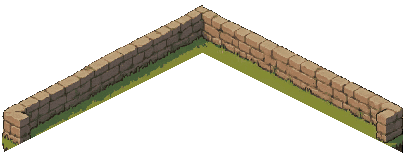
#> input picture assets/images/garden/walls/wall-back-strip.png, 404 x 154 px
$ python pixelize.py ../assets/images/garden/walls/wall-back-strip.png out.png
#> lines starting #> are read from the running program, lines starting #| are printed output that depends on the picture; after the words box and inside, x2 and y2 are one past the last pixel; in counts of white or black regions, pixels touching at a corner belong together
#!/usr/bin/env python3
"""
pixelize.py — convert AI-generated "fake pixel art" mockups into true,
editable pixel art ready for Aseprite.

AI mockups render chunky pixel-art-style blocks, but the blocks drift off
any uniform grid, edges are anti-aliased, and each block contains color
noise. A plain nearest-neighbor resize samples one arbitrary point per
cell, keeping thousands of near-duplicate colors and a soft alpha fringe.

This script instead:
  1. Trims the source to its opaque bounding box so the sprite fills the
     output canvas with no transparent margins (disable with --no-trim).
  2. Splits the trimmed source into cells and takes the MEDIAN color of
     each cell (robust to block drift and edge bleed). The longer side
     gets --size cells; the shorter side is proportional, so the output
     is generally non-square.
  3. Thresholds alpha to fully opaque / fully transparent.
  4. Quantizes opaque pixels to a small adaptive palette.

Output is a clean PNG with a tiny palette — open it in Aseprite and
switch to Indexed color mode for palette-based editing.

Usage:
  python3 scripts/pixelize.py input.png output.png [--size 128] [--colors 32] [--no-trim]
"""

import argparse
import numpy as np
from PIL import Image


def pixelize(src_path: str, out_path: str, size: int, colors: int,
             alpha_threshold: int = 128, trim: bool = True) -> None:
#> called with out_path = 'out.png', size = 128, colors = 32, alpha_threshold = 128, trim = True
    im = Image.open(src_path).convert('RGBA')
#> im is the input picture: PIL image 404x154 RGBA; mean R, G, B, A 36.2, 32.3, 21.8, 74.5

    if trim:
        # Crop to the opaque bounding box so the sprite fills the canvas
        mask = im.getchannel('A').point(lambda v: 255 if v >= alpha_threshold else 0)
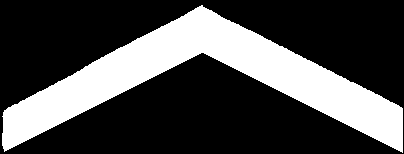
#> mask: PIL image 404x154 L; 29.2% white; 1 white region, box (x1, y1, x2, y2) and area: (2, 5, 403, 153) 18179
        bbox = mask.getbbox()
#> bbox = (2, 5, 403, 153)
        if bbox:
            im = im.crop(bbox)
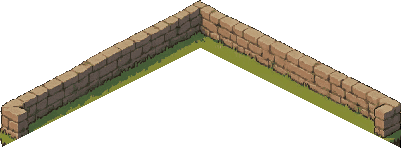
#> im: PIL image 401x148 RGBA; mean R, G, B, A 37.9, 33.8, 22.9, 78.1; transparent parts drawn white

    a = np.asarray(im)
    h, w = a.shape[:2]
#> h = 148; w = 401

    # The longer side gets `size` cells; the shorter side is proportional
    # so cells stay square-ish and the sprite keeps its aspect ratio.
    if h >= w:
        out_h, out_w = size, max(1, round(size * w / h))
    else:
        out_w, out_h = size, max(1, round(size * h / w))
#> out_w = 128; out_h = 47
    ys = np.linspace(0, h, out_h + 1).astype(int)
#> ys = 48 values from 0 to 148
    xs = np.linspace(0, w, out_w + 1).astype(int)
#> xs = 129 values from 0 to 401

    out = np.zeros((out_h, out_w, 4), dtype=np.uint8)
    for j in range(out_h):
        for i in range(out_w):
            cell = a[ys[j]:ys[j + 1], xs[i]:xs[i + 1]].reshape(-1, 4)
            alpha_med = np.median(cell[:, 3])
            if alpha_med < alpha_threshold:
                continue  # transparent cell
            opaque = cell[cell[:, 3] >= alpha_threshold]
            med = np.median(opaque[:, :3], axis=0)
            out[j, i, :3] = med.astype(np.uint8)
            out[j, i, 3] = 255
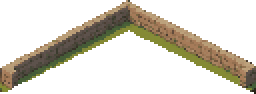
#> out: shape (47, 128, 4) (shown 2 times larger); mean R, G, B, A 38.9, 34.6, 23.3, 78.2; transparent parts drawn white

    result = Image.fromarray(out, 'RGBA')

    # Quantize opaque colors to a small palette (alpha handled separately)
    rgb = result.convert('RGB').quantize(colors=colors, method=Image.MEDIANCUT, dither=Image.NONE)
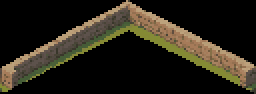
#> rgb: PIL image 128x47 P (shown 2 times larger); mean R, G, B 39, 34.6, 23.4
    quantized = rgb.convert('RGBA')
    q = np.asarray(quantized).copy()
    q[..., 3] = out[..., 3]  # restore binary alpha

    final = Image.fromarray(q, 'RGBA')
    final.save(out_path)

    unique = len(np.unique(q[q[..., 3] == 255].reshape(-1, 4), axis=0))
#> unique = 31
    print(f'{out_path}: {out_w}x{out_h}, {unique} unique opaque colors')
#| out.png: 128x47, 31 unique opaque colors


if __name__ == '__main__':
    p = argparse.ArgumentParser(description=__doc__, formatter_class=argparse.RawDescriptionHelpFormatter)
    p.add_argument('input')
    p.add_argument('output')
    p.add_argument('--size', type=int, default=128, help='output size of the longer side (default 128)')
    p.add_argument('--colors', type=int, default=32, help='palette size (default 32)')
    p.add_argument('--no-trim', action='store_true', help='keep transparent margins instead of cropping to content')
    args = p.parse_args()
    pixelize(args.input, args.output, args.size, args.colors, trim=not args.no_trim)
